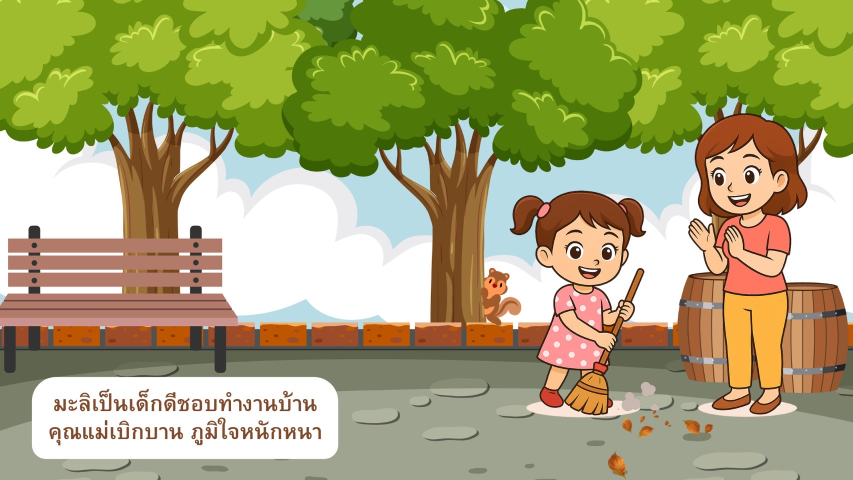
#> input picture 1.jpg, 1706 x 960 px (shown at 1/2 size)
$ python tile_to_A4_2x2.py 1.jpg
#> lines starting #> are read from the running program, lines starting #| are printed output that depends on the picture
#!/usr/bin/env python3
"""
Split a single image into a 2x2 tiled poster, where EACH tile is exactly A4 size.
Outputs both PNG tiles (with correct DPI) and one PDF per tile at true A4 page size.

Dependencies:
  pip install pillow reportlab

Usage example:
  python tile_to_A4_2x2.py input.jpg --dpi 300 --mode cover --margin-mm 0 --outdir ./tiles

Notes:
- "cover" fills the total 2x2 A4 poster and crops any overflow (no white bars).
- "contain" fits the full image within the poster without cropping (may add white bars).
- DPI controls the pixel dimensions of the PNG exports. PDFs are true A4 regardless of DPI.

Author: ChatGPT
"""
import argparse
import os
from typing import Tuple
from PIL import Image, ImageOps
from reportlab.pdfgen import canvas
from reportlab.lib.pagesizes import A4
from reportlab.lib.units import mm
from reportlab.lib.utils import ImageReader

A4_MM = (210.0, 297.0)  # width, height in mm

def mm_to_inches(mm_value: float) -> float:
    return mm_value / 25.4

def a4_pixels(dpi: int) -> Tuple[int, int]:
    """Return (width_px, height_px) for A4 at given DPI."""
    w_in = mm_to_inches(A4_MM[0])
    h_in = mm_to_inches(A4_MM[1])
#> in main, img is the input picture: PIL image 1706x960 RGB; mean R, G, B 166, 164.4, 113.7
    return (int(round(w_in * dpi)), int(round(h_in * dpi)))

def resize_to_poster(img: Image.Image, target_size: Tuple[int, int], mode: str) -> Image.Image:
    """
    Resize/crop or letterbox the source 'img' to exactly target_size.
    mode = 'cover'  -> fill and crop (like CSS background-size: cover)
    mode = 'contain'-> fit inside, add white bars as needed
    """
#> called with target_size = (4960, 7016), mode = 'cover'
    tw, th = target_size
    if mode == "cover":
        # scale so the image covers the target area, then crop center
        scale = max(tw / img.width, th / img.height)
        new_w = int(round(img.width * scale))
        new_h = int(round(img.height * scale))
        img_resized = img.resize((new_w, new_h), Image.LANCZOS)
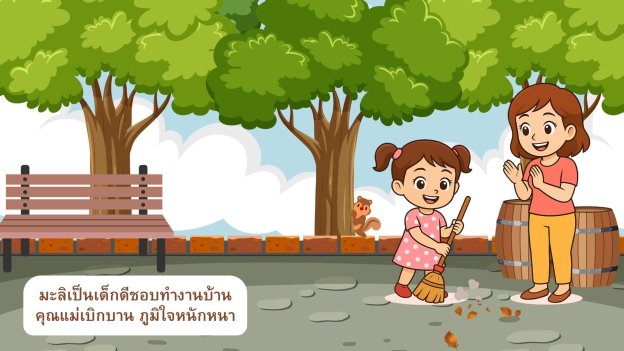
#> img_resized: PIL image 12468x7016 RGB (shown at 1/20 size); mean R, G, B 165.9, 164.4, 113.7
        left = (new_w - tw) // 2
        top = (new_h - th) // 2
        return img_resized.crop((left, top, left + tw, top + th))
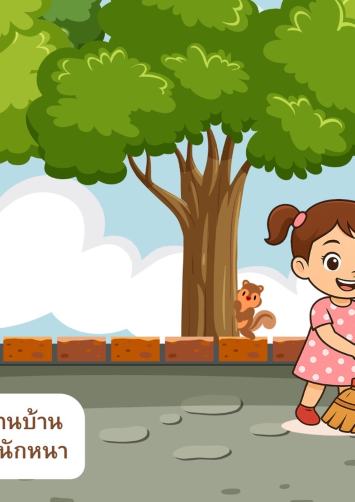
#> returned value: PIL image 4960x7016 RGB (shown at 1/14 size); mean R, G, B 156.4, 162.1, 112
    elif mode == "contain":
        # fit entire image and paste onto white background
        scale = min(tw / img.width, th / img.height)
        new_w = int(round(img.width * scale))
        new_h = int(round(img.height * scale))
        img_resized = img.resize((new_w, new_h), Image.LANCZOS)
        bg = Image.new("RGB", (tw, th), (255, 255, 255))
        left = (tw - new_w) // 2
        top = (th - new_h) // 2
        bg.paste(img_resized, (left, top))
        return bg
    else:
        raise ValueError("mode must be 'cover' or 'contain'")

def save_tile_png(tile: Image.Image, path: str, dpi: int):
    # Ensure RGB and set DPI metadata
    if tile.mode != "RGB":
        tile = tile.convert("RGB")
    tile.save(path, format="PNG", dpi=(dpi, dpi))

def save_tile_pdf(tile: Image.Image, path: str, margin_mm: float = 0.0):
    """
    Save one PDF page at true A4 size and draw the tile to fill the page
    with the specified margins (in mm).
    """
    if tile.mode != "RGB":
        tile = tile.convert("RGB")
    c = canvas.Canvas(path, pagesize=A4)
    page_w, page_h = A4  # points
    margin_pt = margin_mm * mm
    draw_x = margin_pt
    draw_y = margin_pt
    draw_w = page_w - 2 * margin_pt
    draw_h = page_h - 2 * margin_pt

    # Maintain aspect ratio; A4 tile should already match aspect but this is safe
    tile_ar = tile.width / tile.height
    page_ar = draw_w / draw_h
    if tile_ar > page_ar:
        # fit by width
        render_w = draw_w
        render_h = draw_w / tile_ar
        render_x = draw_x
        render_y = draw_y + (draw_h - render_h) / 2
    else:
        # fit by height
        render_h = draw_h
        render_w = draw_h * tile_ar
        render_x = draw_x + (draw_w - render_w) / 2
        render_y = draw_y

    img_reader = ImageReader(tile)
    c.drawImage(img_reader, render_x, render_y, width=render_w, height=render_h, preserveAspectRatio=True, mask='auto')
    c.showPage()
    c.save()

def main():
    parser = argparse.ArgumentParser(description="Split an image into 2x2 A4 tiles (PNG + PDF).")
    parser.add_argument("input", help="Path to input image (any format Pillow can read).")
    parser.add_argument("--outdir", default="./tiles", help="Output directory. Default: ./tiles")
    parser.add_argument("--prefix", default="tile", help="Output filename prefix. Default: tile")
    parser.add_argument("--dpi", type=int, default=300, help="DPI for PNG tiles (300 is print-friendly).")
    parser.add_argument("--mode", choices=["cover", "contain"], default="cover",
                        help="How to fit the image into the total 2x2 A4 poster. Default: cover")
    parser.add_argument("--margin-mm", type=float, default=0.0,
                        help="Page margin (for PDFs) in millimeters. Default: 0 (edge-to-edge)")

    args = parser.parse_args()

    os.makedirs(args.outdir, exist_ok=True)

    # Compute A4 and full poster sizes in pixels
    a4_w_px, a4_h_px = a4_pixels(args.dpi)
    poster_w_px, poster_h_px = a4_w_px * 2, a4_h_px * 2

    # Load image
    img = Image.open(args.input)
    # Convert to RGB to avoid weird modes (e.g. palette)
    if img.mode not in ("RGB", "RGBA"):
        img = img.convert("RGB")

    # Prepare poster-sized image (exact pixel size)
    poster = resize_to_poster(img, (poster_w_px, poster_h_px), args.mode)

    # Slice into 2x2 tiles
    tiles = []
    for row in range(2):
        for col in range(2):
            left = col * a4_w_px
            top = row * a4_h_px
            right = left + a4_w_px
            bottom = top + a4_h_px
            tile = poster.crop((left, top, right, bottom))
            tiles.append(((row, col), tile))
#> after the loop, tiles = 4 items

    # Save each tile as PNG and PDF
    for (row, col), tile in tiles:
        png_path = os.path.join(args.outdir, f"{args.prefix}_r{row+1}c{col+1}.png")
        pdf_path = os.path.join(args.outdir, f"{args.prefix}_r{row+1}c{col+1}.pdf")
        save_tile_png(tile, png_path, dpi=args.dpi)
        save_tile_pdf(tile, pdf_path, margin_mm=args.margin_mm)
#> this loop made 1 pass
#> (row, col) on pass 1: (0, 0)
#> pass 1, in save_tile_png, `tile.save(path, format="PNG", dpi=(dpi, dpi))`:
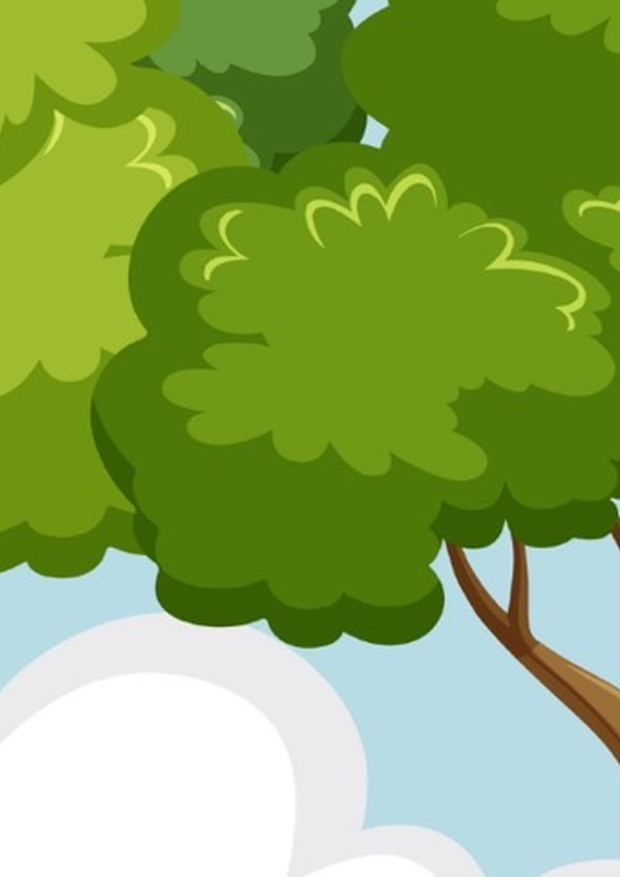
#> saved as tile_r1c1.png: PIL image 2480x3508 RGB (shown at 1/4 size); mean R, G, B 137.5, 168.5, 88.8

    # Also write a README with quick assembly guidance
    readme_path = os.path.join(args.outdir, "README.txt")
    with open(readme_path, "w", encoding="utf-8") as f:
        f.write(
            "2x2 A4 tiling complete.\n\n"
            "Files:\n"
            "  - tile_r1c1.*, tile_r1c2.*\n"
            "  - tile_r2c1.*, tile_r2c2.*\n\n"
            "Printing tips:\n"
            "  1) For PNGs: print at 100% scale using the DPI you chose (default 300).\n"
            "  2) For PDFs: print with 'Actual size' (no scaling). Margins set by --margin-mm.\n"
            "  3) Arrange tiles as:\n"
            "       r1c1 | r1c2\n"
            "       -----+-----\n"
            "       r2c1 | r2c2\n"
        )

    print(f"Done. Output written to: {os.path.abspath(args.outdir)}")
    print("Tiles:")
    for (row, col), _ in tiles:
        print(f"  - {args.prefix}_r{row+1}c{col+1}.png / .pdf")

if __name__ == "__main__":
    main()
#> (the call stopped at in save_tile_pdf, `c = canvas.Canvas(path, pagesize=A4)`: reportlab is not available in this run)

$ run again, on 3.jpg
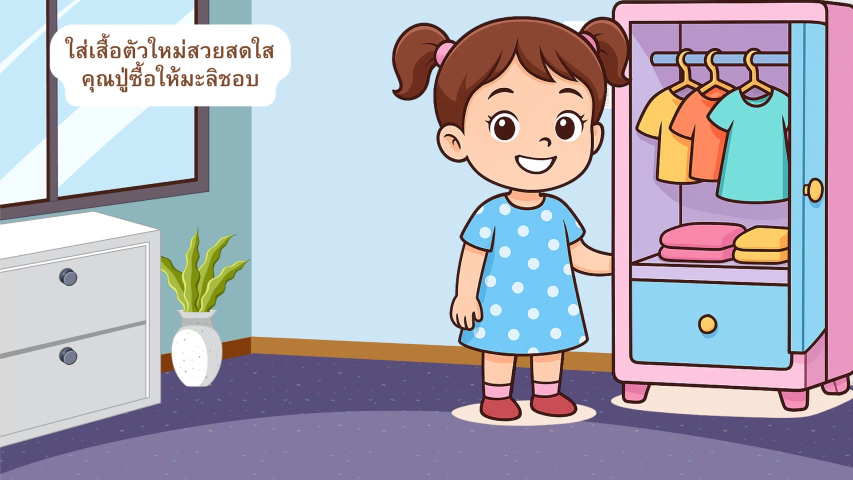
#> input picture 3.jpg, 1706 x 960 px (shown at 1/2 size)
#> in main, img is the input picture: PIL image 1706x960 RGB; mean R, G, B 173.5, 173.3, 186.2
#> in resize_to_poster, `return img_resized.crop((left, top, left + tw, top + th))`:
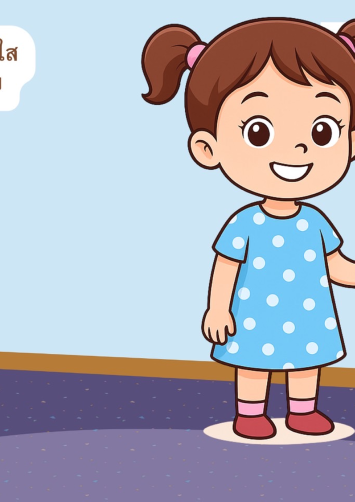
#> returned value: PIL image 4960x7016 RGB (shown at 1/14 size); mean R, G, B 171.8, 173.7, 186.7
#> after the loop in main, `for row in range(2):`: tiles = 4 items
#> the loop in main, `for (row, col), tile in tiles:` made 1 pass
#> (row, col) on pass 1: (0, 0)
#> pass 1, in save_tile_png, `tile.save(path, format="PNG", dpi=(dpi, dpi))`:
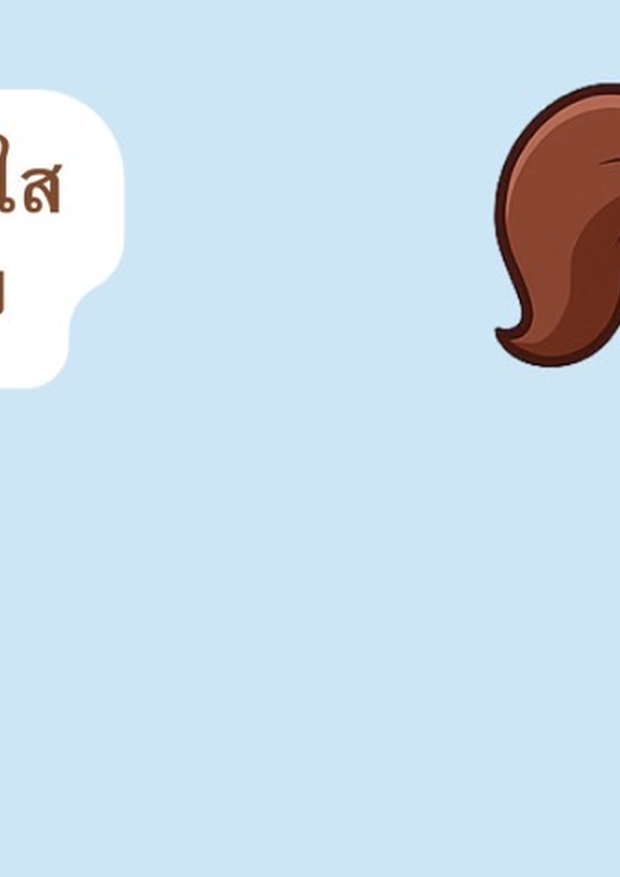
#> saved as tile_r1c1.png: PIL image 2480x3508 RGB (shown at 1/4 size); mean R, G, B 201.7, 221.3, 233.7

$ run again, on 4.jpg
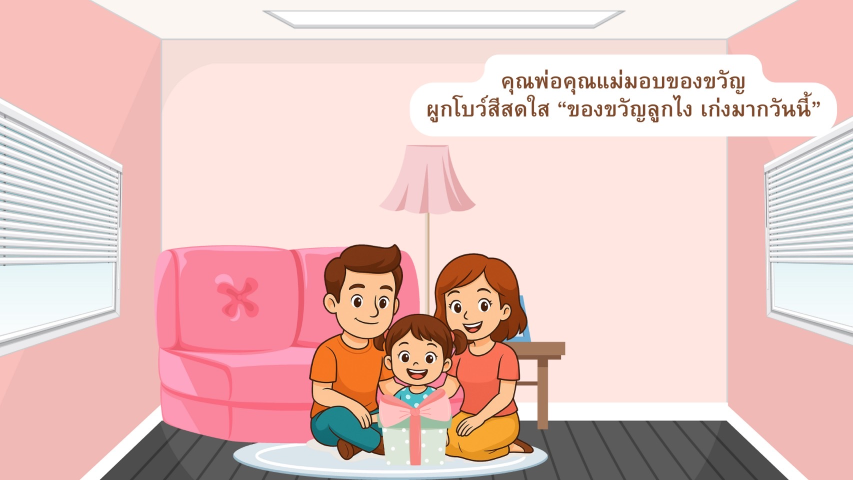
#> input picture 4.jpg, 1706 x 960 px (shown at 1/2 size)
#> in main, img is the input picture: PIL image 1706x960 RGB; mean R, G, B 231.1, 197.6, 193.6
#> in resize_to_poster, `return img_resized.crop((left, top, left + tw, top + th))`:
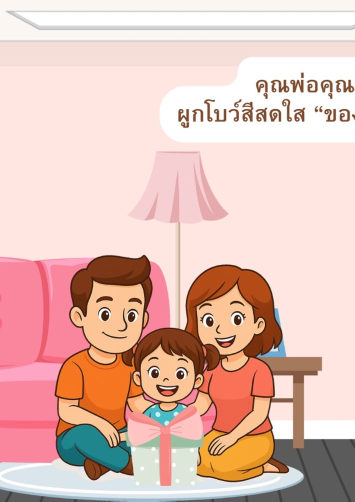
#> returned value: PIL image 4960x7016 RGB (shown at 1/14 size); mean R, G, B 228.4, 192.9, 183.5
#> after the loop in main, `for row in range(2):`: tiles = 4 items
#> the loop in main, `for (row, col), tile in tiles:` made 1 pass
#> (row, col) on pass 1: (0, 0)
#> pass 1, in save_tile_png, `tile.save(path, format="PNG", dpi=(dpi, dpi))`:
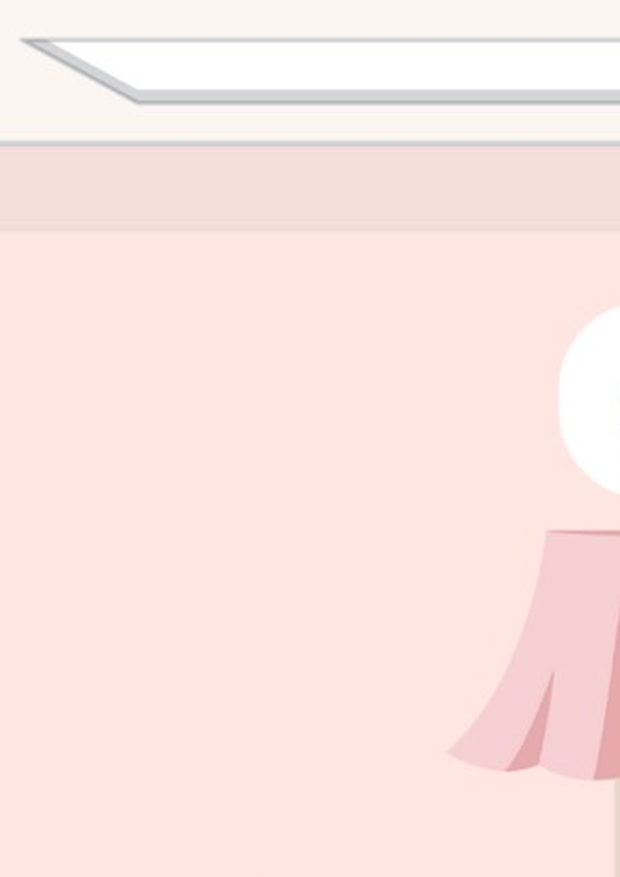
#> saved as tile_r1c1.png: PIL image 2480x3508 RGB (shown at 1/4 size); mean R, G, B 251.6, 230.1, 226
